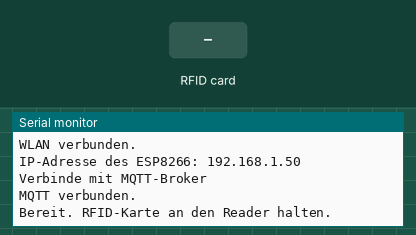
Bench run of a sketch on a simulated ESP8266 (NodeMCU). On the bench: the last lines printed to the serial monitor. Inputs (shaded band) come from the test bench. WiFi joins after 1.5 s; servers stay silent unless stated; no MQTT or app messages arrive unless stated.

Above: at 2.9 s.
3.0 s: RFID card 5E 7A 19 C4 held to the reader
At 3.6 s:
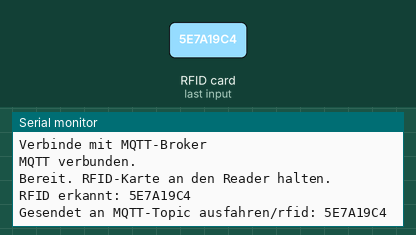
4.5 s: RFID card 5E 7A 19 C4 held to the reader
At 5.8 s:
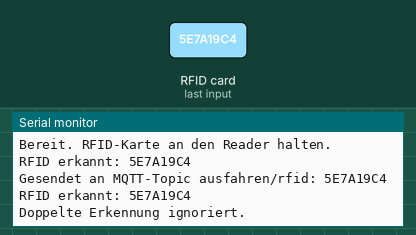

The sketch:

rfid_sketch.ino
```cpp
#include <ESP8266WiFi.h>
#include <SPI.h>
#include <MFRC522.h>
#include <MQTT.h>

const char* wifiSsid     = "GL-MT300N-V2-4c4";
const char* wifiPassword = "goodlife";

IPAddress mqttBroker(192, 168, 8, 110);

const uint16_t mqttPort = 1883;
const char* mqttTopic   = "ausfahren/rfid";

// --------------------------------------------------
// RFID-RC522 Verkabelung
//
// RC522       ESP8266
// --------------------
// 3.3V   ->   3.3V
// RST    ->   D0
// GND    ->   GND
// MISO   ->   D6
// MOSI   ->   D7
// SCK    ->   D5
// SDA/SS ->   D8
// --------------------------------------------------
constexpr uint8_t RFID_RST_PIN = D0;
constexpr uint8_t RFID_SS_PIN  = D8;

WiFiClient wifiClient;
MQTTClient mqttClient(128);
MFRC522 rfidReader(RFID_SS_PIN, RFID_RST_PIN);

String lastUid = "";
unsigned long lastUidTime = 0;
const unsigned long duplicateBlockTime = 2000;

void connectWifi() {
  if (WiFi.status() == WL_CONNECTED) {
    return;
  }

  Serial.println();
  Serial.print("Verbinde mit WLAN: ");
  Serial.println(wifiSsid);

  WiFi.mode(WIFI_STA);
  WiFi.begin(wifiSsid, wifiPassword);

  while (WiFi.status() != WL_CONNECTED) {
    delay(500);
    Serial.print(".");
  }

  Serial.println();
  Serial.println("WLAN verbunden.");
  Serial.print("IP-Adresse des ESP8266: ");
  Serial.println(WiFi.localIP());
}

void connectMqtt() {
  if (mqttClient.connected()) {
    return;
  }

  char clientId[32];

  snprintf(
    clientId,
    sizeof(clientId),
    "esp8266-rfid-%06X",
    ESP.getChipId()
  );

  Serial.print("Verbinde mit MQTT-Broker");

  while (!mqttClient.connect(clientId)) {
    Serial.print(".");
    delay(1000);

    if (WiFi.status() != WL_CONNECTED) {
      connectWifi();
    }
  }

  Serial.println();
  Serial.println("MQTT verbunden.");
}


String readUidAsString() {
  String uid = "";
  uid.reserve(rfidReader.uid.size * 2);

  for (byte i = 0; i < rfidReader.uid.size; i++) {
    byte value = rfidReader.uid.uidByte[i];

    if (value < 0x10) {
      uid += "0";
    }

    uid += String(value, HEX);
  }

  uid.toUpperCase();
  return uid;
}

void checkRfid() {

  if (!rfidReader.PICC_IsNewCardPresent()) {
    return;
  }

  if (!rfidReader.PICC_ReadCardSerial()) {
    return;
  }

  String uid = readUidAsString();
  unsigned long currentTime = millis();

  Serial.print("RFID erkannt: ");
  Serial.println(uid);

  bool duplicate =
    uid == lastUid &&
    currentTime - lastUidTime < duplicateBlockTime;

  if (!duplicate) {
    if (mqttClient.connected()) {
      bool published = mqttClient.publish(
        mqttTopic,
        uid,
        false,
        0
      );

      if (published) {
        Serial.print("Gesendet an MQTT-Topic ");
        Serial.print(mqttTopic);
        Serial.print(": ");
        Serial.println(uid);
      } else {
        Serial.println("Fehler beim MQTT-Versand.");
      }
    } else {
      Serial.println("Nicht gesendet: MQTT ist nicht verbunden.");
    }

    lastUid = uid;
    lastUidTime = currentTime;
  } else {
    Serial.println("Doppelte Erkennung ignoriert.");
  }

  rfidReader.PICC_HaltA();
  rfidReader.PCD_StopCrypto1();
}


void setup() {
  Serial.begin(115200);
  delay(100);

  Serial.println();
  Serial.println("ESP8266 RFID-MQTT-Reader startet...");

  SPI.begin();

  rfidReader.PCD_Init();
  delay(4);

  Serial.println("RC522 initialisiert.");
  rfidReader.PCD_DumpVersionToSerial();

  connectWifi();

  mqttClient.begin(mqttBroker, mqttPort, wifiClient);
  mqttClient.setKeepAlive(30);

  connectMqtt();

  Serial.println();
  Serial.println("Bereit. RFID-Karte an den Reader halten.");
}

void loop() {
  if (WiFi.status() != WL_CONNECTED) {
    connectWifi();
  }

  if (!mqttClient.connected()) {
    connectMqtt();
  }

  mqttClient.loop();

  delay(10);

  checkRfid();
}
```

Measured:
- after the input at 3.0 s, the serial monitor: prints a new line at once (image 1)
- after the input at 4.5 s, the serial monitor: prints a new line at once (image 2)
